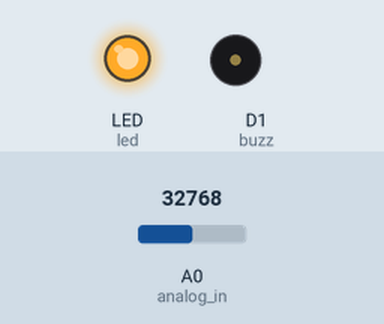
This program was run on a simulated CircuitPython board. Shown: output pins drawn as LEDs (lit = HIGH), buzzer (waves = sounding). Inputs (shaded band) come from the test bench; at power-on: A0 (analog_in) = 32768 (analog values on the 0–65535 scale).

Above: at 1.2 s.
1.3 s: A0 (analog_in) set to 39264
2.8 s: A0 (analog_in) set to 40512
At 4.2 s:
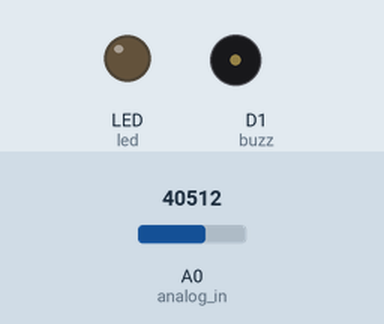
4.5 s: A0 (analog_in) set to 32767
At 5.6 s:
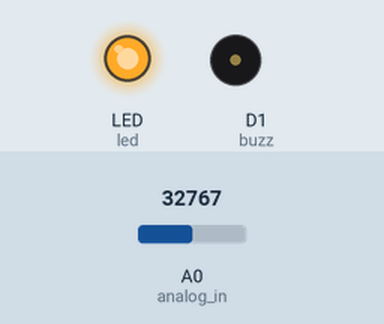
6.0 s: A0 (analog_in) set to 45874
At 6.7 s:
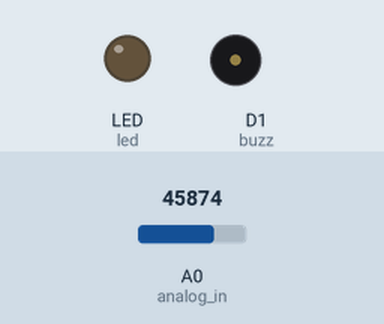
Timing chart, 0 to 8.8 s (numbered marks = the images above; inputs shaded):
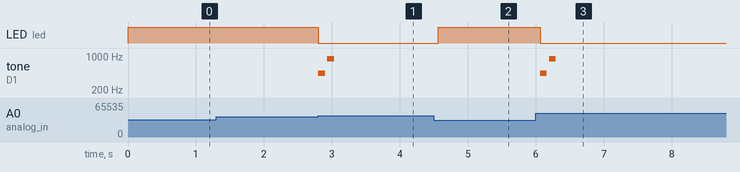

The program:

ir_distance_sensor_and_buzzer.py
```python
"""Example for Pico. Blinks the built-in LED."""
import time
import board
import digitalio
import analogio
import pwmio

led = digitalio.DigitalInOut(board.LED)
led.direction = digitalio.Direction.OUTPUT
buzz = pwmio.PWMOut(board.D1, frequency=450, variable_frequency=True)
analog_in = analogio.AnalogIn(board.A0)


def get_voltage(pin):
    return (pin.value * 3.3) / 65536

near = False
while True:
    if get_voltage(analog_in) > 2.0:
        led.value = False
        if not near:
            near = True
            # Play tune
            for f in (440, 880):
                buzz.frequency = f
                buzz.duty_cycle = 65535 // 2  # On 50%
                time.sleep(0.1)  # On for 1/4 second
                buzz.duty_cycle = 0  # Off
                time.sleep(0.03)  # Pause between notes
        buzz.duty_cycle = 0
    else:
        led.value = True
        near = False
    time.sleep(0.1)
```

Measured:
- the behaviour switches between 39712 and 39728 on A0 (analog_in) (found by bisection; images 0 and 1)
- after the input at 1.3 s, every drawn part: stays the same
- after the input at 2.8 s, LED (led): HIGH → LOW at once; tone on D1 (buzz): silent → 440 Hz at once, → silent 0.10 s later, → 880 Hz 0.03 s later, → silent 0.10 s later
- after the input at 4.5 s, LED (led): LOW → HIGH after 0.06 s
- after the input at 6.0 s, LED (led): HIGH → LOW after 0.07 s; tone on D1 (buzz): silent → 440 Hz after 0.07 s, → silent 0.10 s later, → 880 Hz 0.03 s later, → silent 0.10 s later
